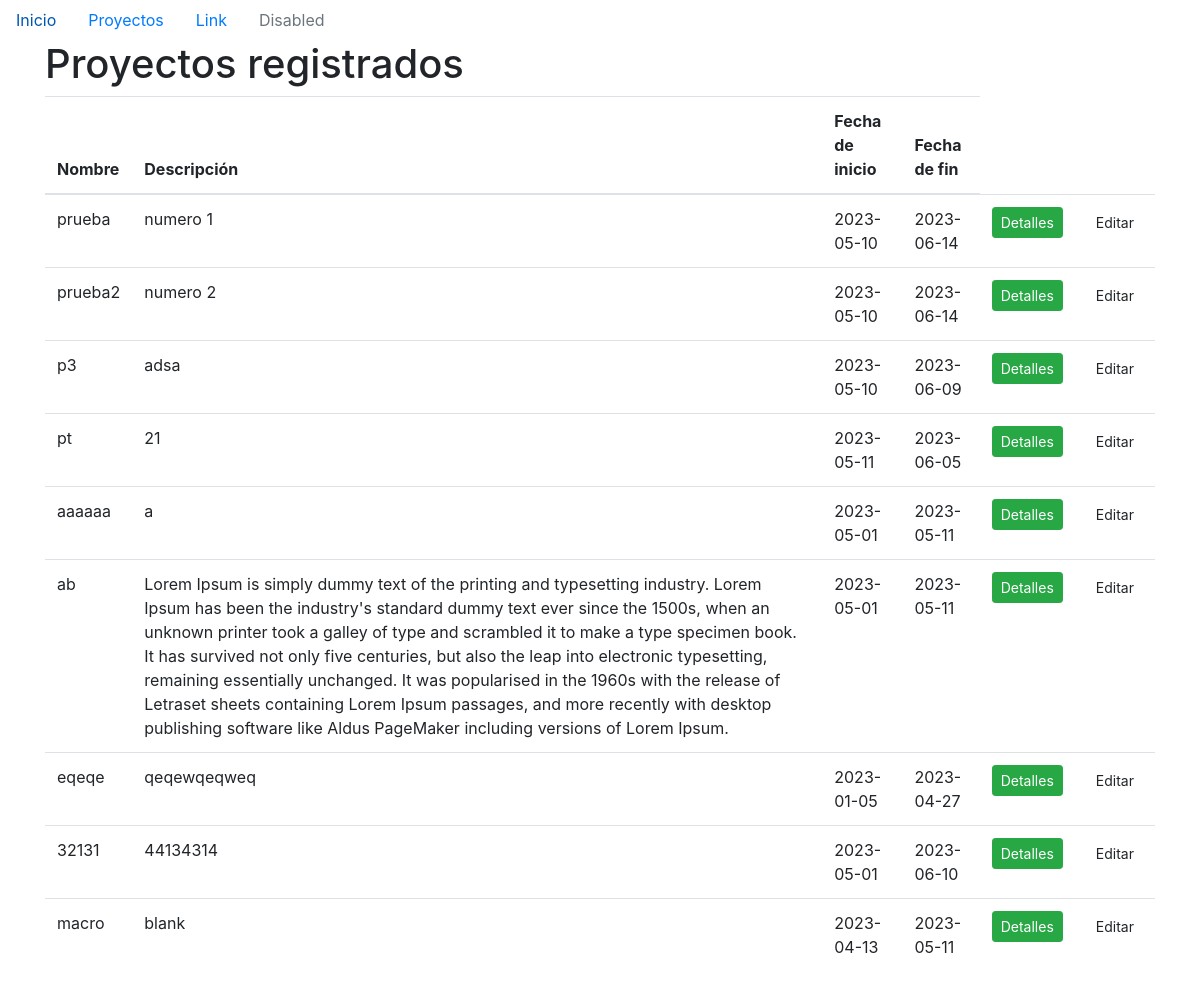
Screenshot of /proyectos with the database file from the repository.
### models/proyecto.py (models this page shows)
class Proyecto(db.Model):
    id = db.Column(db.Integer, primary_key= True, autoincrement=True)
    nombre = db.Column(db.String(100), nullable=False, unique=True)
    descripcion = db.Column(db.String(200))
    fecha_inicio = db.Column(db.Date, nullable=False)
    fecha_final = db.Column(db.Date, nullable=False)

### main.py (the view)
@app.route('/proyectos')
def listar_proyectos():
    proyectos = Proyecto.query.all()
    return render_template('proyectos.html', proyectos=proyectos)

### templates/proyectos.html (shortened to what this page needs)
{% extends 'base.html' %}
{% block content %}
<h1>Proyectos registrados</h1>
<div class="table-resposive">
  <table class="table">
    <thead>
      <tr>
        <th>Nombre</th>
        <th>Descripción</th>
        <th>Fecha de inicio</th>
        <th>Fecha de fin</th>
      </tr>
    </thead>
    <tbody>
      {% for proyecto in proyectos %}
      <tr>
        <td>{{ proyecto.nombre }}</td>
        <td>{{ proyecto.descripcion }}</td>
        <td>{{ proyecto.fecha_inicio }}</td>
        <td>{{ proyecto.fecha_final }}</td>
        <td><a href="/proyecto/detalles/{{proyecto.id}}" class="btn btn-success btn-sm">Detalles</a></td>
        <td><a href="" class="btn btn-delete btn-sm">Editar</a></td>
      </tr>
      {% endfor %}
    </tbody>
  </table>
</div>
{% endblock %}

### rows the page displays
Proyecto: nombre "prueba", descripcion "numero 1", fecha_inicio "2023-05-10", fecha_final "2023-06-14"
Proyecto: nombre "prueba2", descripcion "numero 2", fecha_inicio "2023-05-10", fecha_final "2023-06-14"
Proyecto: nombre "p3", descripcion "adsa", fecha_inicio "2023-05-10", fecha_final "2023-06-09"
Proyecto: nombre "pt", descripcion "21", fecha_inicio "2023-05-11", fecha_final "2023-06-05"
Proyecto: nombre "aaaaaa", descripcion "a", fecha_inicio "2023-05-01", fecha_final "2023-05-11"
Proyecto: nombre "ab", descripcion "Lorem Ipsum is simply dummy text of the printing and typesetting industry. Lorem Ipsum has been the industry's standard dummy text ever since the 1500s, when an unknown printer took a galley of type and scrambled it to make a type specimen book. It has survived not only five centuries, but also the leap into electronic typesetting, remaining essentially unchanged. It was popularised in the 1960s with the release of Letraset sheets containing Lorem Ipsum passages, and more recently with desktop publishing software like Aldus PageMaker including versions of Lorem Ipsum.", fecha_inicio "2023-05-01", fecha_final "2023-05-11"
Proyecto: nombre "eqeqe", descripcion "qeqewqeqweq", fecha_inicio "2023-01-05", fecha_final "2023-04-27"
Proyecto: nombre "32131", descripcion "44134314", fecha_inicio "2023-05-01", fecha_final "2023-06-10"
Proyecto: nombre "macro", descripcion "blank", fecha_inicio "2023-04-13", fecha_final "2023-05-11"
